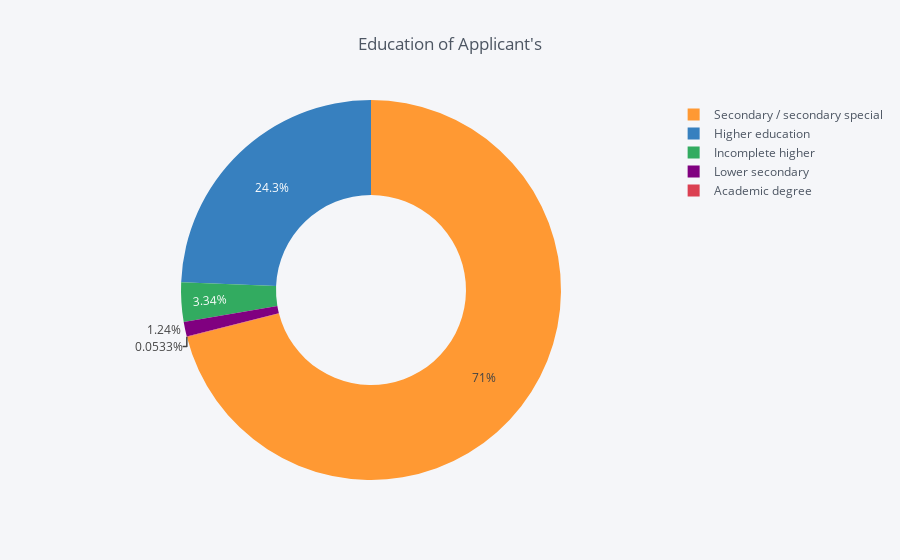

Notebook code cell kept with this figure:
### Code cell
temp = application_train_df["NAME_EDUCATION_TYPE"].value_counts()
df = pd.DataFrame({'labels': temp.index,
                   'values': temp.values
                  })
df.iplot(kind='pie',labels='labels',values='values', title='Education of Applicant\'s', hole = 0.5)

### Figure 1 — Plotly figure (JSON) as saved in the notebook; plotly's stock layout.template omitted (floating-point values rounded to 4 significant figures)
{"data": [{"hole": 0.5, "labels": ["Secondary / secondary special", "Higher education", "Incomplete higher", "Lower secondary", "Academic degree"], "marker": {"colors": ["rgba(255, 153, 51, 1.0)", "rgba(55, 128, 191, 1.0)", "rgba(50, 171, 96, 1.0)", "rgba(128, 0, 128, 1.0)", "rgba(219, 64, 82, 1.0)"]}, "name": "", "type": "pie", "values": [218391, 74863, 10277, 3816, 164]}], "layout": {"legend": {"bgcolor": "#F5F6F9", "font": {"color": "#4D5663"}}, "paper_bgcolor": "#F5F6F9", "plot_bgcolor": "#F5F6F9", "title": "Education of Applicant's", "titlefont": {"color": "#4D5663"}}}
